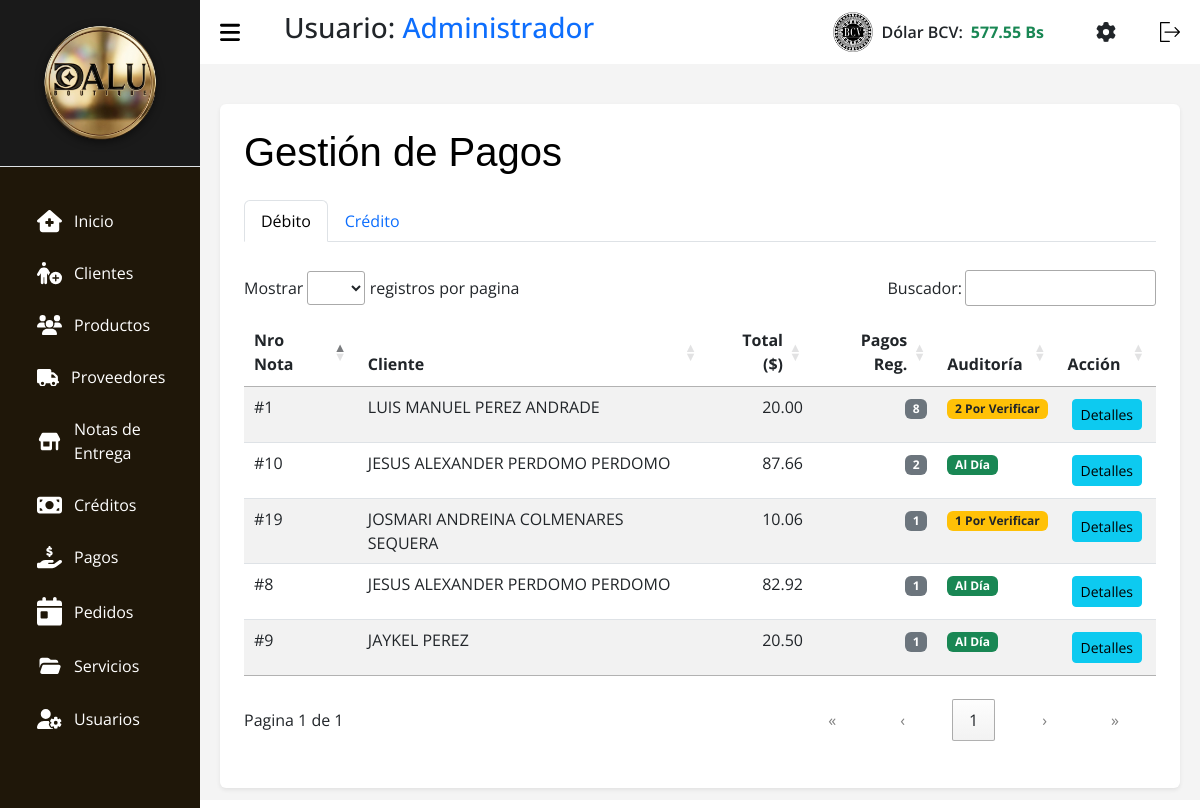
The page /index.php?c=Pagos (signed in) on the database as committed earlier.
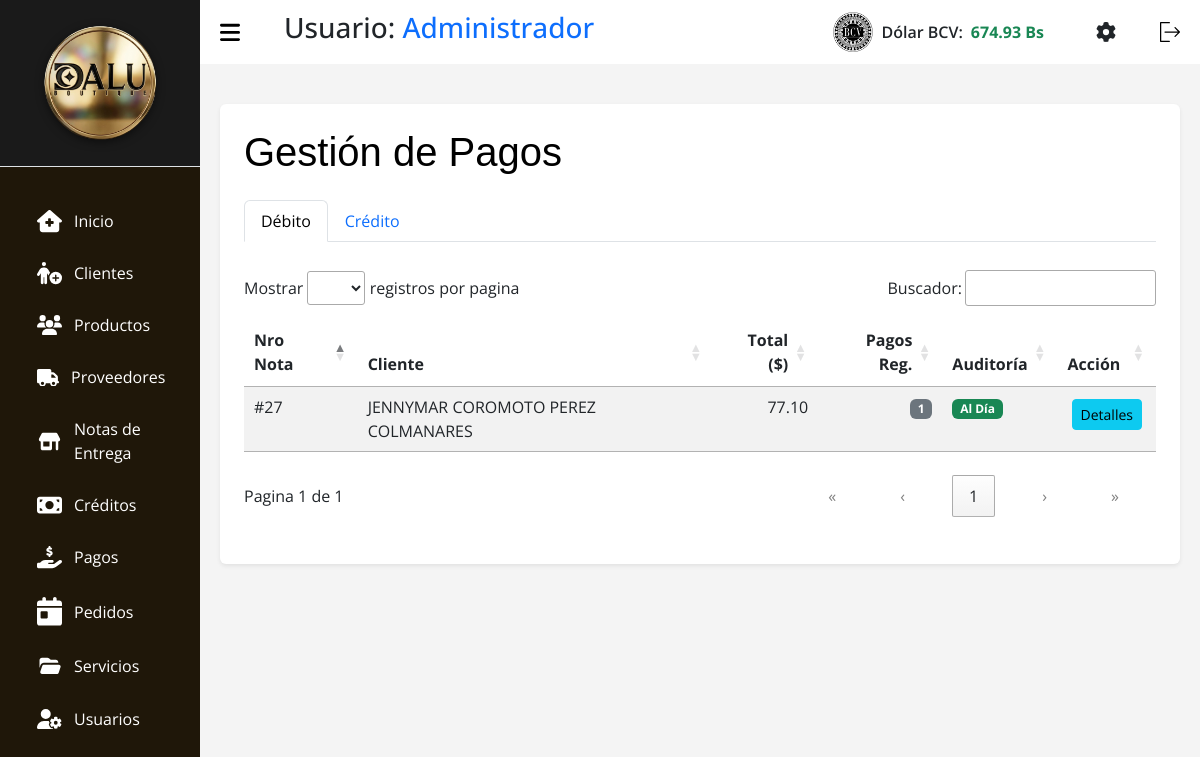
The same page on the database as committed later.
### tables this page shows
CREATE TABLE `tasa` (
  `id` int(11) NOT NULL,
  `nombre` varchar(50) NOT NULL,
  `valor` decimal(10,2) NOT NULL,
  `fecha_actualizacion` datetime NOT NULL DEFAULT current_timestamp()
);

CREATE TABLE `notas_entrega` (
  `id` int(11) NOT NULL,
  `id_cliente` int(11) NOT NULL,
  `fecha_pedido` datetime NOT NULL,
  `estado` enum('pendiente','confirmado','enviado','recibido','entregado','cancelado') NOT NULL DEFAULT 'pendiente',
  `tipo` enum('debito','credito') NOT NULL DEFAULT 'debito',
  `total` decimal(10,2) NOT NULL DEFAULT 0.00,
  `observaciones` text DEFAULT NULL,
  `fecha_registro` timestamp NOT NULL DEFAULT current_timestamp()
);

### src/Models/Tasa.php (called while the page is built, shortened)
<?php
class Tasa extends Conexion {
    public function getLatest($nombre = 'BCV') {
        try {
            $stmt = $this->prepare("SELECT * FROM tasa WHERE nombre = :nombre ORDER BY id DESC LIMIT 1");
            $stmt->bindParam(':nombre', $nombre, PDO::PARAM_STR);
            $stmt->execute();
            return $stmt->fetch(PDO::FETCH_ASSOC);
        } catch (PDOException $e) {
            return false;
        }
    }
}

### src/Models/Pagos.php (called while the page is built, shortened)
<?php
class Pagos extends Conexion {
    public function getAgrupadosPorNota($tipo_nota = null) {
        try {
            $sql = "SELECT n.id as id_nota,
                           CONCAT(c.nombre, ' ', COALESCE(c.apellido, '')) as cliente_nombre,
                           n.total,
                           COUNT(pag.id) as total_pagos,
                           SUM(CASE WHEN pag.estado = 'por verificar' THEN 1 ELSE 0 END) as pagos_por_verificar,
                           n.tipo as tipo_nota
                    FROM notas_entrega n
                    JOIN pagos pag ON n.id = pag.id_nota_entrega
                    LEFT JOIN clientes c ON n.id_cliente = c.id";
            if ($tipo_nota) {
                $sql .= " WHERE n.tipo = :tipo_nota";
            }
            $sql .= " GROUP BY n.id ORDER BY n.fecha_pedido DESC";
            $stmt = $this->prepare($sql);
            if ($tipo_nota) {
                $stmt->bindParam(":tipo_nota", $tipo_nota);
            }
            $stmt->execute();
            return $stmt->fetchAll(PDO::FETCH_ASSOC);
        } catch (PDOException $e) {
            error_log("Error al agrupar pagos por nota: " . $e->getMessage());
            return [];
        }
    }
}

### src/Views/V_Pagos.php (the view, shortened to what the changed rows need)
<!DOCTYPE html>
<html lang="es">
<head>
    <link rel="stylesheet" href="assets/css/css.css">
    <link rel="stylesheet" href="assets/css/tabla.css">
    <link rel="stylesheet" href="assets/css/header.css">
    <link rel="stylesheet" href="assets/bootstrap.min.css">
    <link rel="stylesheet" href="assets/DataTablet/datatables.css">
</head>
<body>
    <?php require_once __DIR__ . "/../Views/layout/header.php"; ?>
    <main>
        <div class="container bg-white p-4 rounded shadow-sm mt-3">
            <div class="d-flex justify-content-between align-items-center mb-3">
                <h1 class="titulo text-black">Gestión de Pagos</h1>
            </div>
            <ul class="nav nav-tabs mb-3" id="pagosTabs" role="tablist">
                <li class="nav-item">
                    <button class="nav-link active" id="tab-debito" data-bs-toggle="tab" data-bs-target="#modulo-debito" type="button">Débito</button>
                </li>
                <li class="nav-item">
                    <button class="nav-link" id="tab-credito" data-bs-toggle="tab" data-bs-target="#modulo-credito" type="button">Crédito</button>
                </li>
            </ul>
            <div class="tab-content">
                <div class="tab-pane fade show active" id="modulo-debito">
                    <div class="table-responsive">
                        <table id="tablaPagosDebito" class="table-DT table table-striped w-100">
                            <thead>
                                <tr>
                                    <th scope="col">Nro Nota</th>
                                    <th scope="col">Cliente</th>
                                    <th scope="col">Total ($)</th>
                                    <th scope="col">Pagos Reg.</th>
                                    <th scope="col">Auditoría</th>
                                    <th scope="col">Acción</th>
                                </tr>
                            </thead>
                            <tbody>
                                <?php foreach ($notasDebito as $nota): ?>
                                    <tr>
                                        <td>#<?= htmlspecialchars($nota['id_nota']) ?></td>
                                        <td><?= htmlspecialchars($nota['cliente_nombre']) ?></td>
                                        <td><?= number_format((float)$nota['total'], 2) ?></td>
                                        <td><span class="badge bg-secondary"><?= htmlspecialchars($nota['total_pagos']) ?></span></td>
                                        <td>
                                            <?php if ($nota['pagos_por_verificar'] > 0): ?>
                                                <span class="badge bg-warning text-dark"><i class="fa fa-exclamation-triangle"></i> <?= $nota['pagos_por_verificar'] ?> Por Verificar</span>
                                            <?php else: ?>
                                                <span class="badge bg-success"><i class="fa fa-check-circle"></i> Al Día</span>
                                            <?php endif; ?>
                                        </td>
                                        <td>
                                            <button type="button" class="btn btn-sm btn-info m-1 btn-ver-pagos" data-id="<?= $nota['id_nota'] ?>">Detalles</button>
                                        </td>
                                    </tr>
                                <?php endforeach; ?>
                            </tbody>
                        </table>
                    </div>
                </div>
            </div>
        </div>
    </main>
</body>
</html>

### src/Views/layout/header.php (shortened to what the changed rows need)
<?php
$tasaModel_header = new Tasa();
$tasaActual_header = $tasaModel_header->getLatest();
$tasaValor = $tasaActual_header ? number_format((float)$tasaActual_header['valor'], 2) : '0.00';
?>
<section id="sidebar">
  <div class="sidebar-heading border-bottom p-3" style="background-color: #1a1a1a; text-align: center;">
    <img src="assets/img/dalulisto.png" style="max-width: 80%; height: auto; filter: drop-shadow(0px 2px 4px rgba(0,0,0,0.5));" alt="Logo Dalu">
  </div>
  <ul class="side-menu">
    <li class="nav-item m-1 fs-6">
      <a class="nav-link active" aria-current="page" href="?c=Home">
        Inicio</a>
    </li>
    <li class="nav-item m-1 fs-6">
      <a class="nav-link" href="?c=Clientes">
        Clientes
      </a>
    </li>
    <li class="nav-item m-1 fs-6">
      <a class="nav-link" href="?c=Productos">
        Productos
      </a>
    </li>
    <li class="nav-item m-1 fs-6">
      <a class="nav-link" href="?c=Proveedores">
        Proveedores
      </a>
    </li>
    <li class="nav-item m-1 fs-6">
      <a class="nav-link" href="?c=Notas">
        Notas de
        <br>
        Entrega
      </a>
    </li>
    <li class="nav-item m-1 fs-6">
      <a class="nav-link" href="?c=Creditos">
        Créditos
      </a>
    </li>
    <li class="nav-item m-1 fs-6">
      <a class="nav-link" href="?c=Pagos">
        Pagos
      </a>
    <li class="nav-item m-1 fs-6">
      <a class="nav-link" href="?c=Pedidos">
        Pedidos
      </a>
    </li>
    <li class="nav-item m-1 fs-6">
      <a class="nav-link" href="?c=Servicios">
        Servicios
      </a>
    </li>
    <li class="nav-item  m-1 fs-6">
      <a class="nav-link" href="?c=Usuarios">
        Usuarios
      </a>
    </li>
  </ul>
</section>
<section id="content">
  <nav>
    <h3 class="ms-3">Usuario: <span class="text-primary"><?= htmlspecialchars($_SESSION['nombre']) ?></span></h3>
    <div class="d-flex align-items-center ms-auto me-4" id="bcvDiv" style="cursor:pointer;" data-bs-toggle="modal" data-bs-target="#modalTasa">
        <img class="img-bcv me-2" src="assets/img/bcv2.png" alt="BCV" width="40">
        <span class="text-dark fw-semibold me-2">Dólar BCV:</span>
        <span class="text-success fw-bold" id="Dolar_bcv"><?= htmlspecialchars($tasaValor) ?> Bs</span>
    </div>
    <a href="?c=Ajustes" class="me-3 text-dark" title="Ajustes y Configuración">
    </a>
    <form action="index.php?c=login&a=Logout" method="POST">
      <button type="submit" style="background: none; border: none; cursor: pointer;">
      </button>
    </form>
  </nav>

Rows that differ between the two databases and show on the page:
removed notas_entrega: id "19", cliente_nombre "JOSMARI ANDREINA COLMENARES SEQUERA", total "10.06", total_pagos "1", pagos_por_verificar "1"
removed notas_entrega: id "10", cliente_nombre "JESUS ALEXANDER PERDOMO PERDOMO", total "87.66", total_pagos "2", shows "Al Día"
removed notas_entrega: id "9", cliente_nombre "JAYKEL PEREZ", total "20.50", total_pagos "1", shows "Al Día"
removed notas_entrega: id "8", cliente_nombre "JESUS ALEXANDER PERDOMO PERDOMO", total "82.92", total_pagos "1", shows "Al Día"
removed notas_entrega: id "1", cliente_nombre "LUIS MANUEL PEREZ ANDRADE", total "20.00", total_pagos "8", pagos_por_verificar "2"
changed tasa: valor "577.55" → "674.93"
added notas_entrega: id "27", cliente_nombre "JENNYMAR COROMOTO PEREZ COLMANARES", total "77.10", total_pagos "1", shows "Al Día"
